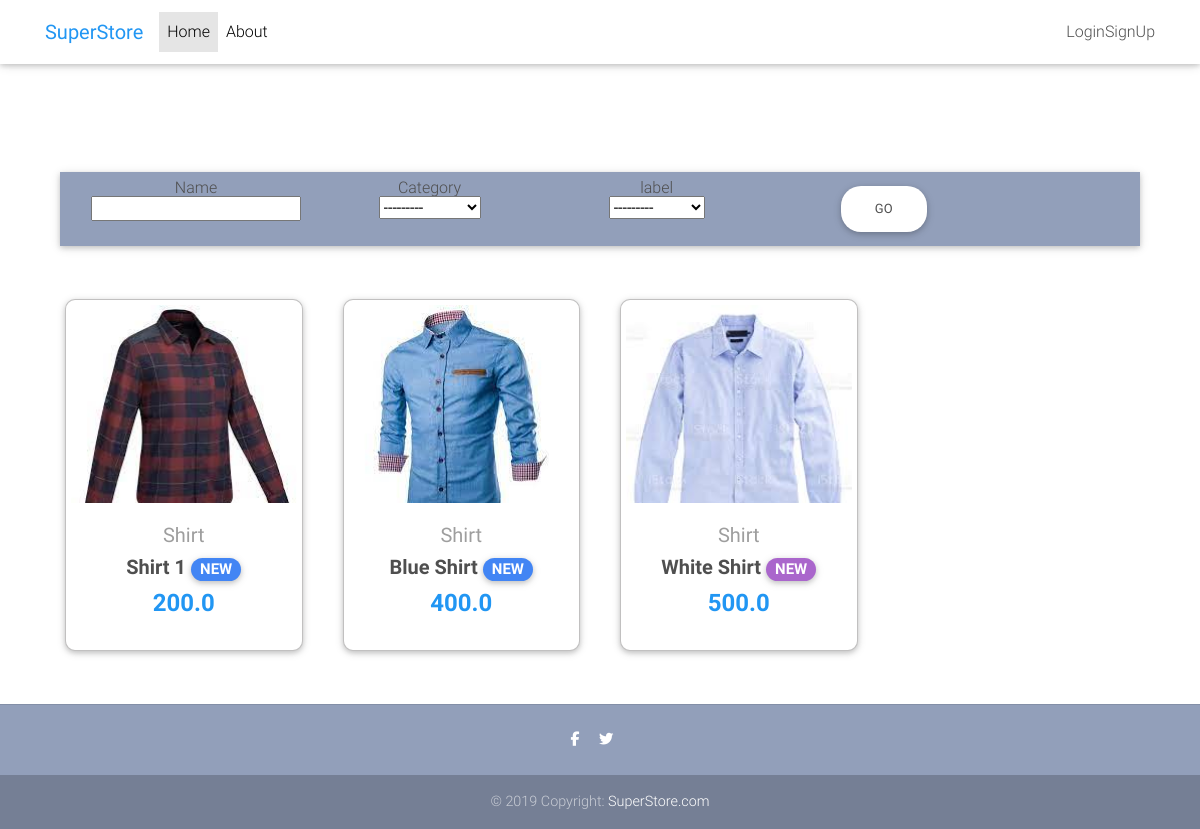
The page /main/home/ on the database as committed earlier.
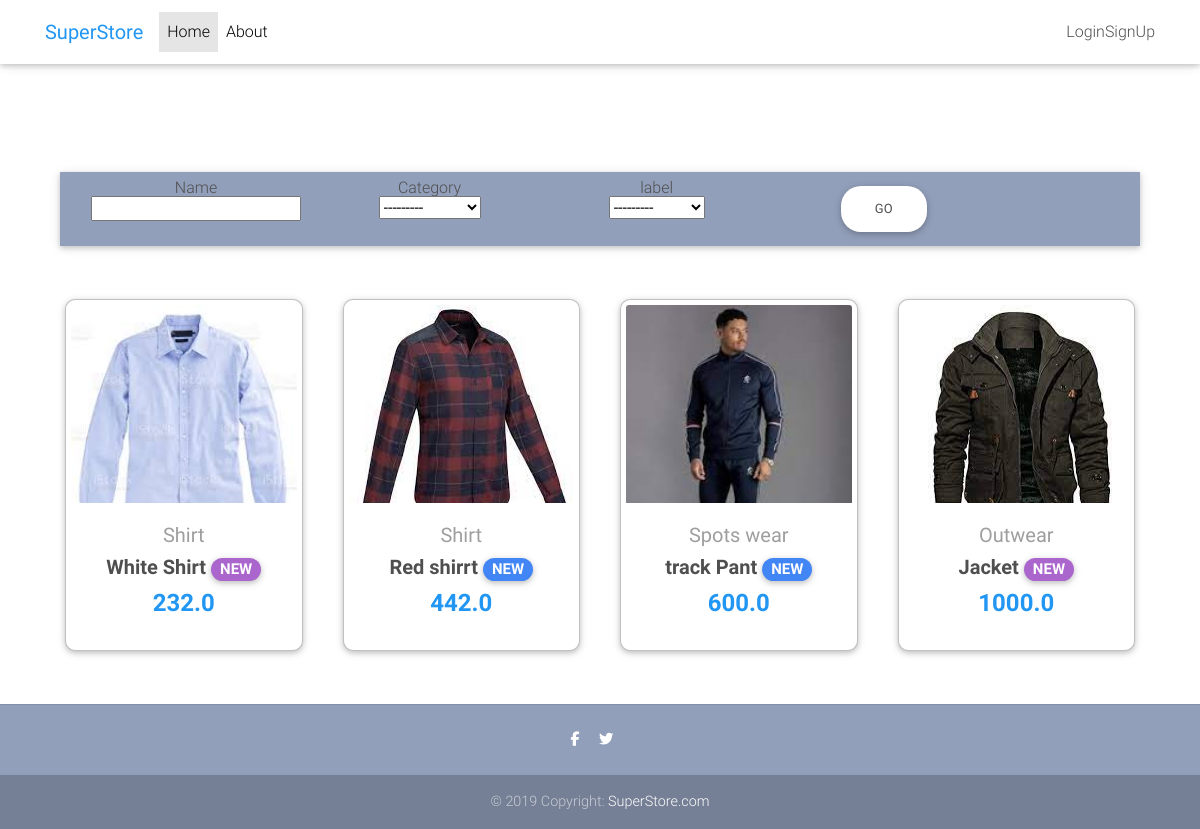
The same page on the database as committed later.
### core/models.py (models this page shows, shortened)
class Items(models.Model):
    title = models.CharField(max_length=200)
    price = models.FloatField()
    category = models.CharField(choices=CAT_CHOICES,max_length=2)
    label = models.CharField(choices=LABLE_CHOICES,max_length=1)
    slug = models.SlugField()
    description = models.TextField()
    seller_id = models.IntegerField(default=-1)
    image = models.ImageField(upload_to='images',default=None)
    quantity = models.IntegerField(default=1)
    pass
    def get_absolute_url(self):
        return reverse("core:product",kwargs={
                'slug': self.slug
            })

### core/views.py (the view)
# urls.py: path('home/',HomeView.as_view(),name='Item-list'),
class HomeView(ListView):
    model = Items
    template_name="home-page.html"
    filterset_class = ItemFilter
    def get_queryset(self):
        query_set = super().get_queryset()
        self.filterset = self.filterset_class(self.request.GET,queryset=query_set)
        return self.filterset.qs.distinct()
    def get_context_data(self, **kwargs):
        context = super().get_context_data(**kwargs)
        context['Filterset'] = self.filterset
        return context

### core/templates/home-page.html (shortened to what this page needs)
{% extends "base.html"%}
{% load bootstrap_icons %}
{% block home%}
<main>
  <div class="container" style="margin-top:100px;" >
    <nav class="navbar navbar-expand-lg navbar-dark mdb-color lighten-3 mt-3 mb-5">
      <div class="collapse navbar-collapse" id="basicExampleNav">
        <form method="get">
          <div class="" style="display:flex;width:137%;flex-wrap: nowrap;  text-align: center;
  line-height:100%;">
            <div class="col" style="text-align: center;line-height:100%;">
              <span>Name</span>
                  {{Filterset.form.title}}
            </div>
            <div class="col" style="text-align: center;line-height:100%;">
              <span>Category <br> </span>
                  {{Filterset.form.category}}
            </div>
            <div class="col " style="text-align: center; line-height:100%;" >
              <span>label      <br> </span> {{Filterset.form.label}}
            </div>
            <div class="col">
              <button class="btn " style="background-color:white;border-radius:20px;" type="submit">
                  GO
                </button>
            </div>
          </div>
        </form>
      </div>
    </nav>
    <section class="text-center mb-4">
      <div class="row wow fadeIn">
        {% for item in object_list %}
        <div class="col-lg-3 col-md-6 mb-4">
          <div class="card" >
            <div class="view overlay">
              <img src="{{item.image.url}}" class="card-img-top"
                alt="">
            </div>
            <div class="card-body text-center">
              <a href="" class="grey-text">
                <h5>{{item.get_category_display}}</h5>
              </a>
              <h5>
                <strong>
                  <a href="" class="dark-grey-text">{{item.title}}
                    <span class="badge badge-pill {{item.get_label_display}}-color">NEW</span>
                  </a>
                </strong>
              </h5>
              <h4 class="font-weight-bold blue-text">
                <strong>{{item.price}}</strong>
              </h4>
            </div>
          </div>
        </div>
        {%endfor%}
      </div>
    </section>
  </div>
</main>
{%endblock%}

### core/templates/base.html (shortened to what this page needs)
{% load static %}
<!DOCTYPE html>
<html lang="en">
<head>
  <link rel="stylesheet" href="{% static 'core/https://use.fontawesome.com/releases/v5.11.2/css/all.css'%}">
  <link href="{% static 'core/css/bootstrap.min.css'%}" rel="stylesheet">
  <link href="{% static 'core/css/mdb.min.css'%}" rel="stylesheet">
  <link href="{% static 'core/css/style.min.css'%}" rel="stylesheet">
</head>
<body>
<main class="mt-5 pt-4">
  <div class="container dark-grey-text mt-5">
  {% include 'navbar.html' %}
  {% block home %}
  {% endblock %}
  </div>
</main>
  {% include 'fotter.html' %}
</body>
</html>

### core/templates/navbar.html (shortened to what this page needs)
{% load static %}
  <nav class="navbar fixed-top navbar-expand-lg navbar-light white scrolling-navbar">
    <div class="container">
      <a class="navbar-brand waves-effect" href="{% url 'core:Item-list'%}">
        <strong class="blue-text">SuperStore</strong>
      </a>
      <div class="collapse navbar-collapse" id="navbarSupportedContent">
        <ul class="navbar-nav mr-auto">
          <li class="nav-item active">
            <a class="nav-link waves-effect" href="{%url 'core:Item-list'%}">Home
            </a>
          </li>
          <li class="nav-item">
            <a class="nav-link waves-effect" arget="_blank">About</a>
          </li>
        </ul>
        <ul class="navbar-nav nav-flex-icons">
          {%if request.user.is_authenticated%}
          <li class="nav-item">
            <a class="nav-link waves-effect" href="{%url 'core:Checkout'%}">
              <i class="fas fa-shopping-cart"></i>
              <span class="clearfix d-none d-sm-inline-block"> Cart </span>
            </a>
          </li>
          <li class="nav-item">
              <a href="{% url 'start:logout' %}" style="margin-top:8px;margin-left:5px">Logout</a>
            </a>
          </li>
          {%else%}
          <li class="nav-item">
              <span class="clearfix d-none d-sm-inline-block"> Login </span>
          </li>
          <li class="nav-item">
              <span class="clearfix d-none d-sm-inline-block"> SignUp </span>
          </li>
          {%endif%}
        </ul>
      </div>
    </div>
  </nav>

### core/templates/fotter.html
{% load static %}
  <footer class="page-footer text-center font-small mt-4 wow fadeIn">
    <hr class="my-4">
    <div class="pb-4">
      <a href="https://www.facebook.com/mdbootstrap" target="_blank">
        <i class="fab fa-facebook-f mr-3"></i>
      </a>
      <a href="https://twitter.com/MDBootstrap" target="_blank">
        <i class="fab fa-twitter mr-3"></i>
      </a>
    </div>
    <div class="footer-copyright py-3">
      © 2019 Copyright:
      <a href="https://mdbootstrap.com/education/bootstrap/" target="_blank"> SuperStore.com </a>
    </div>
  </footer>

### core/templates/base.html (style rules this page uses)
html, body, header, .carousel { height: 60vh; }
.card { border-radius: 10px; border: solid rgba(187, 186, 186, 0.904) 1px; height: 22rem; padding: 5px; margin: 5px; }

Rows that differ between the two databases and show on the page:
changed Items: image: a different picture; title "Shirt 1" → "White Shirt"; label "P" → "S" (drawn); price "200.0" → "232.0"
changed Items: image: a different picture; title "Blue Shirt" → "Red shirrt"; price "400.0" → "442.0"
changed Items: image: a different picture; category "Shirt" → "Spots wear"; title "White Shirt" → "track Pant"; label "S" → "P" (drawn); price "500.0" → "600.0"
added Items: image (picture), category "Outwear", title "Jacket", price "1000.0", label "S" (drawn)
